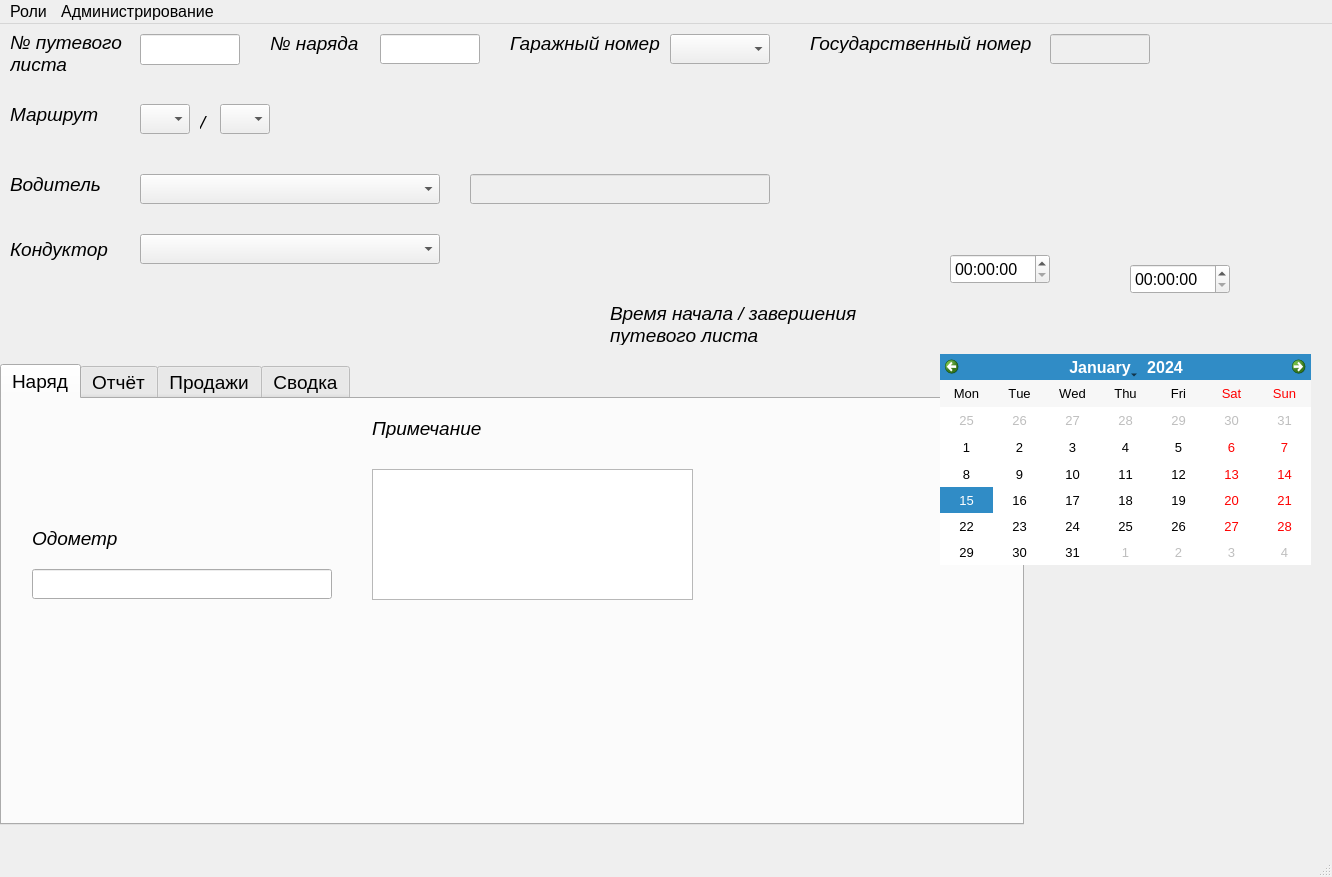
<?xml version="1.0" encoding="UTF-8"?>
<ui version="4.0">
 <class>MainWindow</class>
 <widget class="QMainWindow" name="MainWindow">
  <property name="geometry">
   <rect>
    <x>0</x>
    <y>0</y>
    <width>1332</width>
    <height>877</height>
   </rect>
  </property>
  <property name="font">
   <font>
    <pointsize>12</pointsize>
   </font>
  </property>
  <property name="contextMenuPolicy">
   <enum>Qt::DefaultContextMenu</enum>
  </property>
  <property name="windowTitle">
   <string>MainWindow</string>
  </property>
  <widget class="QWidget" name="centralwidget">
   <widget class="QTabWidget" name="tabWidget">
    <property name="geometry">
     <rect>
      <x>0</x>
      <y>340</y>
      <width>1024</width>
      <height>461</height>
     </rect>
    </property>
    <property name="font">
     <font>
      <family>Arial</family>
      <pointsize>14</pointsize>
     </font>
    </property>
    <property name="currentIndex">
     <number>0</number>
    </property>
    <widget class="QWidget" name="nariad">
     <attribute name="title">
      <string>Наряд</string>
     </attribute>
     <widget class="QLabel" name="label_11">
      <property name="geometry">
       <rect>
        <x>30</x>
        <y>120</y>
        <width>161</width>
        <height>38</height>
       </rect>
      </property>
      <property name="sizePolicy">
       <sizepolicy hsizetype="Fixed" vsizetype="Fixed">
        <horstretch>0</horstretch>
        <verstretch>0</verstretch>
       </sizepolicy>
      </property>
      <property name="font">
       <font>
        <family>Arial</family>
        <pointsize>14</pointsize>
        <weight>50</weight>
        <italic>true</italic>
        <bold>false</bold>
       </font>
      </property>
      <property name="frameShadow">
       <enum>QFrame::Sunken</enum>
      </property>
      <property name="text">
       <string>Одометр</string>
      </property>
      <property name="scaledContents">
       <bool>true</bool>
      </property>
      <property name="wordWrap">
       <bool>true</bool>
      </property>
     </widget>
     <widget class="QLineEdit" name="odometer">
      <property name="geometry">
       <rect>
        <x>30</x>
        <y>170</y>
        <width>300</width>
        <height>30</height>
       </rect>
      </property>
      <property name="font">
       <font>
        <family>Arial</family>
        <pointsize>14</pointsize>
       </font>
      </property>
     </widget>
     <widget class="QLabel" name="label_12">
      <property name="geometry">
       <rect>
        <x>370</x>
        <y>20</y>
        <width>119</width>
        <height>19</height>
       </rect>
      </property>
      <property name="sizePolicy">
       <sizepolicy hsizetype="Fixed" vsizetype="Fixed">
        <horstretch>0</horstretch>
        <verstretch>0</verstretch>
       </sizepolicy>
      </property>
      <property name="font">
       <font>
        <family>Arial</family>
        <pointsize>14</pointsize>
        <weight>50</weight>
        <italic>true</italic>
        <bold>false</bold>
       </font>
      </property>
      <property name="frameShadow">
       <enum>QFrame::Sunken</enum>
      </property>
      <property name="text">
       <string>Примечание</string>
      </property>
      <property name="scaledContents">
       <bool>true</bool>
      </property>
      <property name="wordWrap">
       <bool>true</bool>
      </property>
     </widget>
     <widget class="QTextEdit" name="resume">
      <property name="geometry">
       <rect>
        <x>370</x>
        <y>70</y>
        <width>321</width>
        <height>131</height>
       </rect>
      </property>
      <property name="sizeAdjustPolicy">
       <enum>QAbstractScrollArea::AdjustToContents</enum>
      </property>
     </widget>
    </widget>
    <widget class="QWidget" name="Report">
     <attribute name="title">
      <string>Отчёт</string>
     </attribute>
     <widget class="QLineEdit" name="lineEdit">
      <property name="geometry">
       <rect>
        <x>40</x>
        <y>70</y>
        <width>100</width>
        <height>30</height>
       </rect>
      </property>
     </widget>
     <widget class="QLineEdit" name="lineEdit_2">
      <property name="geometry">
       <rect>
        <x>180</x>
        <y>70</y>
        <width>100</width>
        <height>30</height>
       </rect>
      </property>
     </widget>
     <widget class="QLineEdit" name="lineEdit_3">
      <property name="geometry">
       <rect>
        <x>40</x>
        <y>200</y>
        <width>100</width>
        <height>30</height>
       </rect>
      </property>
     </widget>
     <widget class="QLabel" name="label_13">
      <property name="geometry">
       <rect>
        <x>40</x>
        <y>20</y>
        <width>131</width>
        <height>41</height>
       </rect>
      </property>
      <property name="sizePolicy">
       <sizepolicy hsizetype="Fixed" vsizetype="Fixed">
        <horstretch>0</horstretch>
        <verstretch>0</verstretch>
       </sizepolicy>
      </property>
      <property name="font">
       <font>
        <family>Arial</family>
        <pointsize>14</pointsize>
        <weight>50</weight>
        <italic>true</italic>
        <bold>false</bold>
       </font>
      </property>
      <property name="frameShadow">
       <enum>QFrame::Sunken</enum>
      </property>
      <property name="text">
       <string>Кол-во литров</string>
      </property>
      <property name="scaledContents">
       <bool>true</bool>
      </property>
      <property name="wordWrap">
       <bool>true</bool>
      </property>
     </widget>
     <widget class="QLabel" name="label_14">
      <property name="geometry">
       <rect>
        <x>180</x>
        <y>20</y>
        <width>121</width>
        <height>41</height>
       </rect>
      </property>
      <property name="sizePolicy">
       <sizepolicy hsizetype="Fixed" vsizetype="Fixed">
        <horstretch>0</horstretch>
        <verstretch>0</verstretch>
       </sizepolicy>
      </property>
      <property name="font">
       <font>
        <family>Arial</family>
        <pointsize>14</pointsize>
        <weight>50</weight>
        <italic>true</italic>
        <bold>false</bold>
       </font>
      </property>
      <property name="frameShadow">
       <enum>QFrame::Sunken</enum>
      </property>
      <property name="text">
       <string>Кол-во рейсов</string>
      </property>
      <property name="scaledContents">
       <bool>true</bool>
      </property>
      <property name="wordWrap">
       <bool>true</bool>
      </property>
     </widget>
     <widget class="QLabel" name="label_15">
      <property name="geometry">
       <rect>
        <x>40</x>
        <y>120</y>
        <width>121</width>
        <height>71</height>
       </rect>
      </property>
      <property name="sizePolicy">
       <sizepolicy hsizetype="Fixed" vsizetype="Fixed">
        <horstretch>0</horstretch>
        <verstretch>0</verstretch>
       </sizepolicy>
      </property>
      <property name="font">
       <font>
        <family>Arial</family>
        <pointsize>14</pointsize>
        <weight>50</weight>
        <italic>true</italic>
        <bold>false</bold>
       </font>
      </property>
      <property name="frameShadow">
       <enum>QFrame::Sunken</enum>
      </property>
      <property name="text">
       <string>Кол-во QR оплат (транзакции)</string>
      </property>
      <property name="scaledContents">
       <bool>true</bool>
      </property>
      <property name="wordWrap">
       <bool>true</bool>
      </property>
     </widget>
     <widget class="QLineEdit" name="lineEdit_4">
      <property name="geometry">
       <rect>
        <x>180</x>
        <y>200</y>
        <width>100</width>
        <height>30</height>
       </rect>
      </property>
     </widget>
     <widget class="QLabel" name="label_16">
      <property name="geometry">
       <rect>
        <x>180</x>
        <y>120</y>
        <width>121</width>
        <height>71</height>
       </rect>
      </property>
      <property name="sizePolicy">
       <sizepolicy hsizetype="Fixed" vsizetype="Fixed">
        <horstretch>0</horstretch>
        <verstretch>0</verstretch>
       </sizepolicy>
      </property>
      <property name="font">
       <font>
        <family>Arial</family>
        <pointsize>14</pointsize>
        <weight>50</weight>
        <italic>true</italic>
        <bold>false</bold>
       </font>
      </property>
      <property name="frameShadow">
       <enum>QFrame::Sunken</enum>
      </property>
      <property name="text">
       <string>Кол-во нал. оплат (билеты)</string>
      </property>
      <property name="scaledContents">
       <bool>true</bool>
      </property>
      <property name="wordWrap">
       <bool>true</bool>
      </property>
     </widget>
     <widget class="QLineEdit" name="lineEdit_5">
      <property name="geometry">
       <rect>
        <x>320</x>
        <y>200</y>
        <width>100</width>
        <height>30</height>
       </rect>
      </property>
     </widget>
     <widget class="QLabel" name="label_17">
      <property name="geometry">
       <rect>
        <x>320</x>
        <y>110</y>
        <width>151</width>
        <height>61</height>
       </rect>
      </property>
      <property name="sizePolicy">
       <sizepolicy hsizetype="Fixed" vsizetype="Fixed">
        <horstretch>0</horstretch>
        <verstretch>0</verstretch>
       </sizepolicy>
      </property>
      <property name="font">
       <font>
        <family>Arial</family>
        <pointsize>14</pointsize>
        <weight>50</weight>
        <italic>true</italic>
        <bold>false</bold>
       </font>
      </property>
      <property name="frameShadow">
       <enum>QFrame::Sunken</enum>
      </property>
      <property name="text">
       <string>Кол-во безнал. оплат (рубли)</string>
      </property>
      <property name="scaledContents">
       <bool>true</bool>
      </property>
      <property name="wordWrap">
       <bool>true</bool>
      </property>
     </widget>
     <widget class="QLineEdit" name="lineEdit_6">
      <property name="geometry">
       <rect>
        <x>520</x>
        <y>180</y>
        <width>113</width>
        <height>30</height>
       </rect>
      </property>
     </widget>
     <widget class="QLabel" name="label_4">
      <property name="geometry">
       <rect>
        <x>520</x>
        <y>130</y>
        <width>121</width>
        <height>31</height>
       </rect>
      </property>
      <property name="text">
       <string>СУММА, руб.</string>
      </property>
     </widget>
     <widget class="QLineEdit" name="lineEdit_7">
      <property name="geometry">
       <rect>
        <x>520</x>
        <y>270</y>
        <width>113</width>
        <height>30</height>
       </rect>
      </property>
     </widget>
     <widget class="QLabel" name="label_5">
      <property name="geometry">
       <rect>
        <x>520</x>
        <y>230</y>
        <width>101</width>
        <height>31</height>
       </rect>
      </property>
      <property name="text">
       <string>Водителю</string>
      </property>
     </widget>
     <widget class="QLineEdit" name="lineEdit_8">
      <property name="geometry">
       <rect>
        <x>670</x>
        <y>270</y>
        <width>113</width>
        <height>30</height>
       </rect>
      </property>
     </widget>
     <widget class="QLabel" name="label_6">
      <property name="geometry">
       <rect>
        <x>670</x>
        <y>230</y>
        <width>101</width>
        <height>31</height>
       </rect>
      </property>
      <property name="text">
       <string>Кондуктору</string>
      </property>
     </widget>
     <widget class="QLineEdit" name="lineEdit_9">
      <property name="geometry">
       <rect>
        <x>820</x>
        <y>270</y>
        <width>113</width>
        <height>30</height>
       </rect>
      </property>
     </widget>
     <widget class="QLabel" name="label_8">
      <property name="geometry">
       <rect>
        <x>820</x>
        <y>220</y>
        <width>121</width>
        <height>31</height>
       </rect>
      </property>
      <property name="text">
       <string>МАРЖА, руб.</string>
      </property>
     </widget>
     <widget class="QCheckBox" name="checkBox">
      <property name="geometry">
       <rect>
        <x>520</x>
        <y>310</y>
        <width>91</width>
        <height>21</height>
       </rect>
      </property>
      <property name="text">
       <string>Забрал</string>
      </property>
     </widget>
     <widget class="QCheckBox" name="checkBox_2">
      <property name="geometry">
       <rect>
        <x>670</x>
        <y>310</y>
        <width>91</width>
        <height>21</height>
       </rect>
      </property>
      <property name="text">
       <string>Забрал</string>
      </property>
     </widget>
    </widget>
    <widget class="QWidget" name="Sales">
     <attribute name="title">
      <string>Продажи</string>
     </attribute>
    </widget>
    <widget class="QWidget" name="Total">
     <attribute name="title">
      <string>Сводка</string>
     </attribute>
    </widget>
   </widget>
   <widget class="QLineEdit" name="gos_number">
    <property name="enabled">
     <bool>false</bool>
    </property>
    <property name="geometry">
     <rect>
      <x>1050</x>
      <y>10</y>
      <width>100</width>
      <height>30</height>
     </rect>
    </property>
   </widget>
   <widget class="QLabel" name="label">
    <property name="geometry">
     <rect>
      <x>510</x>
      <y>10</y>
      <width>151</width>
      <height>19</height>
     </rect>
    </property>
    <property name="sizePolicy">
     <sizepolicy hsizetype="Fixed" vsizetype="Fixed">
      <horstretch>0</horstretch>
      <verstretch>0</verstretch>
     </sizepolicy>
    </property>
    <property name="font">
     <font>
      <family>Arial</family>
      <pointsize>14</pointsize>
      <weight>50</weight>
      <italic>true</italic>
      <bold>false</bold>
     </font>
    </property>
    <property name="frameShadow">
     <enum>QFrame::Sunken</enum>
    </property>
    <property name="text">
     <string>Гаражный номер</string>
    </property>
    <property name="scaledContents">
     <bool>true</bool>
    </property>
    <property name="wordWrap">
     <bool>true</bool>
    </property>
   </widget>
   <widget class="QComboBox" name="bort_number">
    <property name="geometry">
     <rect>
      <x>670</x>
      <y>10</y>
      <width>100</width>
      <height>30</height>
     </rect>
    </property>
   </widget>
   <widget class="QTimeEdit" name="time_line_start">
    <property name="geometry">
     <rect>
      <x>950</x>
      <y>230</y>
      <width>100</width>
      <height>30</height>
     </rect>
    </property>
   </widget>
   <widget class="QLabel" name="label_2">
    <property name="geometry">
     <rect>
      <x>10</x>
      <y>70</y>
      <width>131</width>
      <height>41</height>
     </rect>
    </property>
    <property name="sizePolicy">
     <sizepolicy hsizetype="Fixed" vsizetype="Fixed">
      <horstretch>0</horstretch>
      <verstretch>0</verstretch>
     </sizepolicy>
    </property>
    <property name="font">
     <font>
      <family>Arial</family>
      <pointsize>14</pointsize>
      <weight>50</weight>
      <italic>true</italic>
      <bold>false</bold>
     </font>
    </property>
    <property name="frameShadow">
     <enum>QFrame::Sunken</enum>
    </property>
    <property name="text">
     <string>Маршрут</string>
    </property>
    <property name="scaledContents">
     <bool>true</bool>
    </property>
    <property name="wordWrap">
     <bool>true</bool>
    </property>
   </widget>
   <widget class="QLineEdit" name="snils_driver">
    <property name="enabled">
     <bool>false</bool>
    </property>
    <property name="geometry">
     <rect>
      <x>470</x>
      <y>150</y>
      <width>300</width>
      <height>30</height>
     </rect>
    </property>
   </widget>
   <widget class="QComboBox" name="fio_driver">
    <property name="geometry">
     <rect>
      <x>140</x>
      <y>150</y>
      <width>300</width>
      <height>30</height>
     </rect>
    </property>
    <property name="font">
     <font>
      <family>Arial</family>
      <pointsize>14</pointsize>
     </font>
    </property>
   </widget>
   <widget class="QComboBox" name="fio_conductor">
    <property name="geometry">
     <rect>
      <x>140</x>
      <y>210</y>
      <width>300</width>
      <height>30</height>
     </rect>
    </property>
    <property name="font">
     <font>
      <family>Arial</family>
      <pointsize>14</pointsize>
     </font>
    </property>
   </widget>
   <widget class="QLabel" name="label_7">
    <property name="geometry">
     <rect>
      <x>10</x>
      <y>210</y>
      <width>101</width>
      <height>31</height>
     </rect>
    </property>
    <property name="sizePolicy">
     <sizepolicy hsizetype="Fixed" vsizetype="Fixed">
      <horstretch>0</horstretch>
      <verstretch>0</verstretch>
     </sizepolicy>
    </property>
    <property name="font">
     <font>
      <family>Arial</family>
      <pointsize>14</pointsize>
      <weight>50</weight>
      <italic>true</italic>
      <bold>false</bold>
     </font>
    </property>
    <property name="frameShadow">
     <enum>QFrame::Sunken</enum>
    </property>
    <property name="text">
     <string>Кондуктор</string>
    </property>
    <property name="scaledContents">
     <bool>true</bool>
    </property>
    <property name="wordWrap">
     <bool>true</bool>
    </property>
   </widget>
   <widget class="QLabel" name="label_3">
    <property name="geometry">
     <rect>
      <x>10</x>
      <y>150</y>
      <width>101</width>
      <height>21</height>
     </rect>
    </property>
    <property name="sizePolicy">
     <sizepolicy hsizetype="Fixed" vsizetype="Fixed">
      <horstretch>0</horstretch>
      <verstretch>0</verstretch>
     </sizepolicy>
    </property>
    <property name="font">
     <font>
      <family>Arial</family>
      <pointsize>14</pointsize>
      <weight>50</weight>
      <italic>true</italic>
      <bold>false</bold>
     </font>
    </property>
    <property name="frameShadow">
     <enum>QFrame::Sunken</enum>
    </property>
    <property name="text">
     <string>Водитель</string>
    </property>
    <property name="scaledContents">
     <bool>true</bool>
    </property>
    <property name="wordWrap">
     <bool>true</bool>
    </property>
   </widget>
   <widget class="QCalendarWidget" name="calendarWidget">
    <property name="geometry">
     <rect>
      <x>940</x>
      <y>330</y>
      <width>371</width>
      <height>211</height>
     </rect>
    </property>
    <property name="sizePolicy">
     <sizepolicy hsizetype="Minimum" vsizetype="Minimum">
      <horstretch>0</horstretch>
      <verstretch>0</verstretch>
     </sizepolicy>
    </property>
    <property name="minimumSize">
     <size>
      <width>371</width>
      <height>0</height>
     </size>
    </property>
    <property name="font">
     <font>
      <family>Arial</family>
      <pointsize>10</pointsize>
      <kerning>false</kerning>
     </font>
    </property>
    <property name="contextMenuPolicy">
     <enum>Qt::DefaultContextMenu</enum>
    </property>
    <property name="verticalHeaderFormat">
     <enum>QCalendarWidget::NoVerticalHeader</enum>
    </property>
   </widget>
   <widget class="QComboBox" name="comboBox">
    <property name="geometry">
     <rect>
      <x>140</x>
      <y>80</y>
      <width>50</width>
      <height>30</height>
     </rect>
    </property>
   </widget>
   <widget class="QComboBox" name="comboBox_2">
    <property name="geometry">
     <rect>
      <x>220</x>
      <y>80</y>
      <width>50</width>
      <height>30</height>
     </rect>
    </property>
   </widget>
   <widget class="QTimeEdit" name="time_line_end">
    <property name="geometry">
     <rect>
      <x>1130</x>
      <y>240</y>
      <width>100</width>
      <height>30</height>
     </rect>
    </property>
   </widget>
   <widget class="QLabel" name="label_9">
    <property name="geometry">
     <rect>
      <x>10</x>
      <y>10</y>
      <width>121</width>
      <height>38</height>
     </rect>
    </property>
    <property name="sizePolicy">
     <sizepolicy hsizetype="Fixed" vsizetype="Fixed">
      <horstretch>0</horstretch>
      <verstretch>0</verstretch>
     </sizepolicy>
    </property>
    <property name="font">
     <font>
      <family>Arial</family>
      <pointsize>14</pointsize>
      <weight>50</weight>
      <italic>true</italic>
      <bold>false</bold>
     </font>
    </property>
    <property name="frameShadow">
     <enum>QFrame::Sunken</enum>
    </property>
    <property name="text">
     <string>№ путевого листа</string>
    </property>
    <property name="scaledContents">
     <bool>true</bool>
    </property>
    <property name="wordWrap">
     <bool>true</bool>
    </property>
   </widget>
   <widget class="QLineEdit" name="list_number">
    <property name="geometry">
     <rect>
      <x>140</x>
      <y>10</y>
      <width>100</width>
      <height>31</height>
     </rect>
    </property>
    <property name="font">
     <font>
      <family>Arial</family>
      <pointsize>14</pointsize>
     </font>
    </property>
   </widget>
   <widget class="QLabel" name="label_18">
    <property name="geometry">
     <rect>
      <x>200</x>
      <y>90</y>
      <width>16</width>
      <height>16</height>
     </rect>
    </property>
    <property name="sizePolicy">
     <sizepolicy hsizetype="Fixed" vsizetype="Fixed">
      <horstretch>0</horstretch>
      <verstretch>0</verstretch>
     </sizepolicy>
    </property>
    <property name="font">
     <font>
      <family>Arial</family>
      <pointsize>14</pointsize>
      <weight>50</weight>
      <italic>true</italic>
      <bold>false</bold>
     </font>
    </property>
    <property name="frameShadow">
     <enum>QFrame::Sunken</enum>
    </property>
    <property name="text">
     <string>/</string>
    </property>
    <property name="scaledContents">
     <bool>true</bool>
    </property>
    <property name="wordWrap">
     <bool>true</bool>
    </property>
   </widget>
   <widget class="QLabel" name="label_19">
    <property name="geometry">
     <rect>
      <x>610</x>
      <y>280</y>
      <width>261</width>
      <height>41</height>
     </rect>
    </property>
    <property name="sizePolicy">
     <sizepolicy hsizetype="Fixed" vsizetype="Fixed">
      <horstretch>0</horstretch>
      <verstretch>0</verstretch>
     </sizepolicy>
    </property>
    <property name="font">
     <font>
      <family>Arial</family>
      <pointsize>14</pointsize>
      <weight>50</weight>
      <italic>true</italic>
      <bold>false</bold>
     </font>
    </property>
    <property name="frameShadow">
     <enum>QFrame::Sunken</enum>
    </property>
    <property name="text">
     <string>Время начала / завершения путевого листа</string>
    </property>
    <property name="scaledContents">
     <bool>true</bool>
    </property>
    <property name="wordWrap">
     <bool>true</bool>
    </property>
   </widget>
   <widget class="QLabel" name="label_10">
    <property name="geometry">
     <rect>
      <x>270</x>
      <y>0</y>
      <width>91</width>
      <height>38</height>
     </rect>
    </property>
    <property name="sizePolicy">
     <sizepolicy hsizetype="Fixed" vsizetype="Fixed">
      <horstretch>0</horstretch>
      <verstretch>0</verstretch>
     </sizepolicy>
    </property>
    <property name="font">
     <font>
      <family>Arial</family>
      <pointsize>14</pointsize>
      <weight>50</weight>
      <italic>true</italic>
      <bold>false</bold>
     </font>
    </property>
    <property name="frameShadow">
     <enum>QFrame::Sunken</enum>
    </property>
    <property name="text">
     <string>№ наряда</string>
    </property>
    <property name="scaledContents">
     <bool>true</bool>
    </property>
    <property name="wordWrap">
     <bool>true</bool>
    </property>
   </widget>
   <widget class="QLineEdit" name="order_number">
    <property name="geometry">
     <rect>
      <x>380</x>
      <y>10</y>
      <width>100</width>
      <height>30</height>
     </rect>
    </property>
    <property name="font">
     <font>
      <family>Arial</family>
      <pointsize>14</pointsize>
     </font>
    </property>
   </widget>
   <widget class="QLabel" name="label_20">
    <property name="geometry">
     <rect>
      <x>810</x>
      <y>10</y>
      <width>231</width>
      <height>19</height>
     </rect>
    </property>
    <property name="sizePolicy">
     <sizepolicy hsizetype="Fixed" vsizetype="Fixed">
      <horstretch>0</horstretch>
      <verstretch>0</verstretch>
     </sizepolicy>
    </property>
    <property name="font">
     <font>
      <family>Arial</family>
      <pointsize>14</pointsize>
      <weight>50</weight>
      <italic>true</italic>
      <bold>false</bold>
     </font>
    </property>
    <property name="frameShadow">
     <enum>QFrame::Sunken</enum>
    </property>
    <property name="text">
     <string>Государственный номер</string>
    </property>
    <property name="scaledContents">
     <bool>true</bool>
    </property>
    <property name="wordWrap">
     <bool>true</bool>
    </property>
   </widget>
  </widget>
  <widget class="QMenuBar" name="menubar">
   <property name="geometry">
    <rect>
     <x>0</x>
     <y>0</y>
     <width>1332</width>
     <height>27</height>
    </rect>
   </property>
   <widget class="QMenu" name="menu">
    <property name="title">
     <string>Роли</string>
    </property>
    <addaction name="action"/>
    <addaction name="action_2"/>
    <addaction name="action_3"/>
    <addaction name="separator"/>
   </widget>
   <widget class="QMenu" name="menu_2">
    <property name="title">
     <string>Администрирование</string>
    </property>
    <addaction name="action_5"/>
    <addaction name="action_6"/>
    <addaction name="action_7"/>
    <addaction name="action_8"/>
    <addaction name="action_9"/>
   </widget>
   <addaction name="menu"/>
   <addaction name="menu_2"/>
  </widget>
  <widget class="QStatusBar" name="statusbar"/>
  <action name="action">
   <property name="text">
    <string>Диспетчер</string>
   </property>
  </action>
  <action name="action_2">
   <property name="text">
    <string>Механик</string>
   </property>
  </action>
  <action name="action_3">
   <property name="text">
    <string>Бухгалтер</string>
   </property>
  </action>
  <action name="action_4">
   <property name="text">
    <string>Руководитель</string>
   </property>
  </action>
  <action name="action_5">
   <property name="text">
    <string>Водители</string>
   </property>
  </action>
  <action name="action_6">
   <property name="text">
    <string>Кондуктора</string>
   </property>
  </action>
  <action name="action_7">
   <property name="text">
    <string>Автобусы</string>
   </property>
  </action>
  <action name="action_8">
   <property name="text">
    <string>Маршруты</string>
   </property>
  </action>
  <action name="action_9">
   <property name="text">
    <string>Топливо</string>
   </property>
  </action>
 </widget>
 <resources/>
 <connections/>
</ui>
